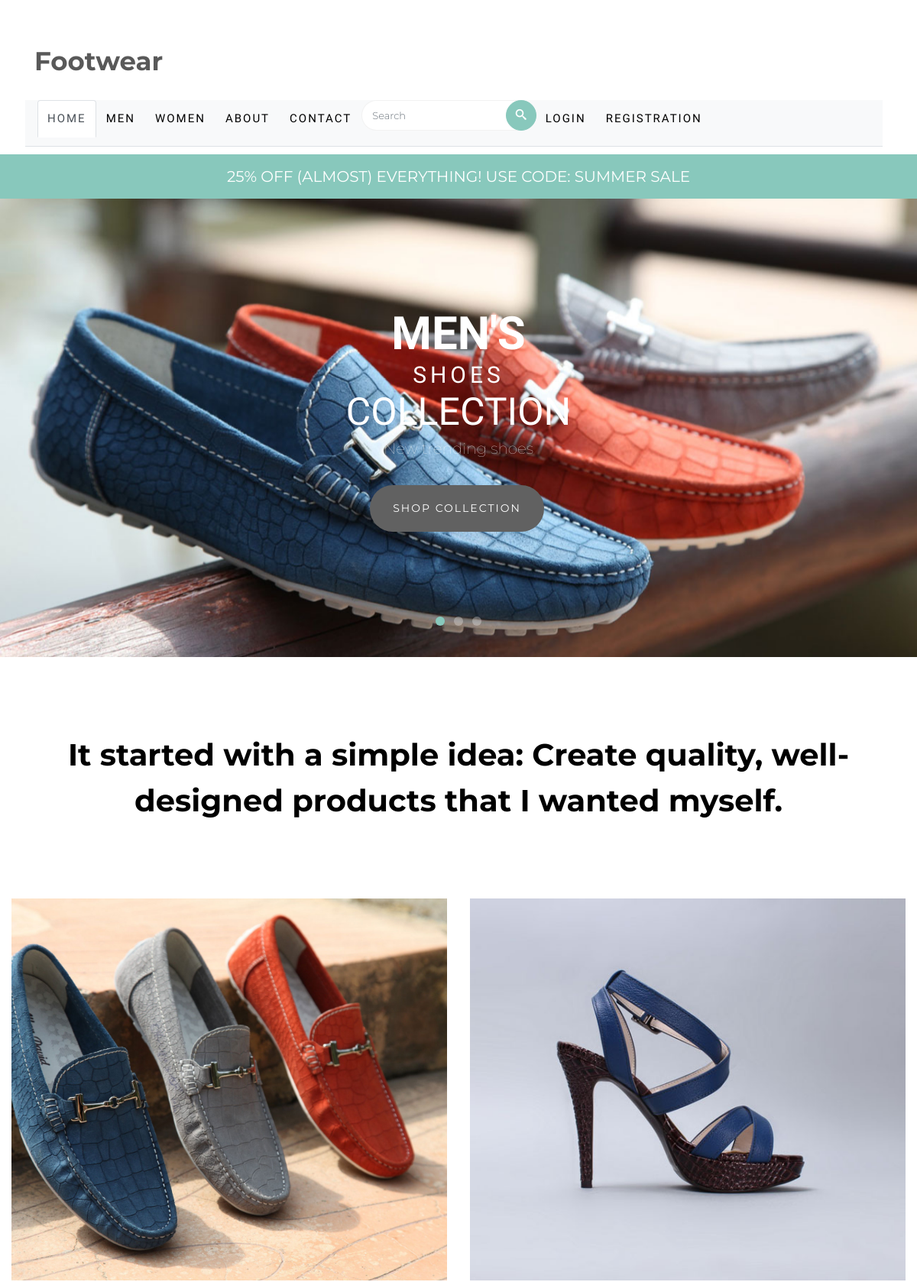
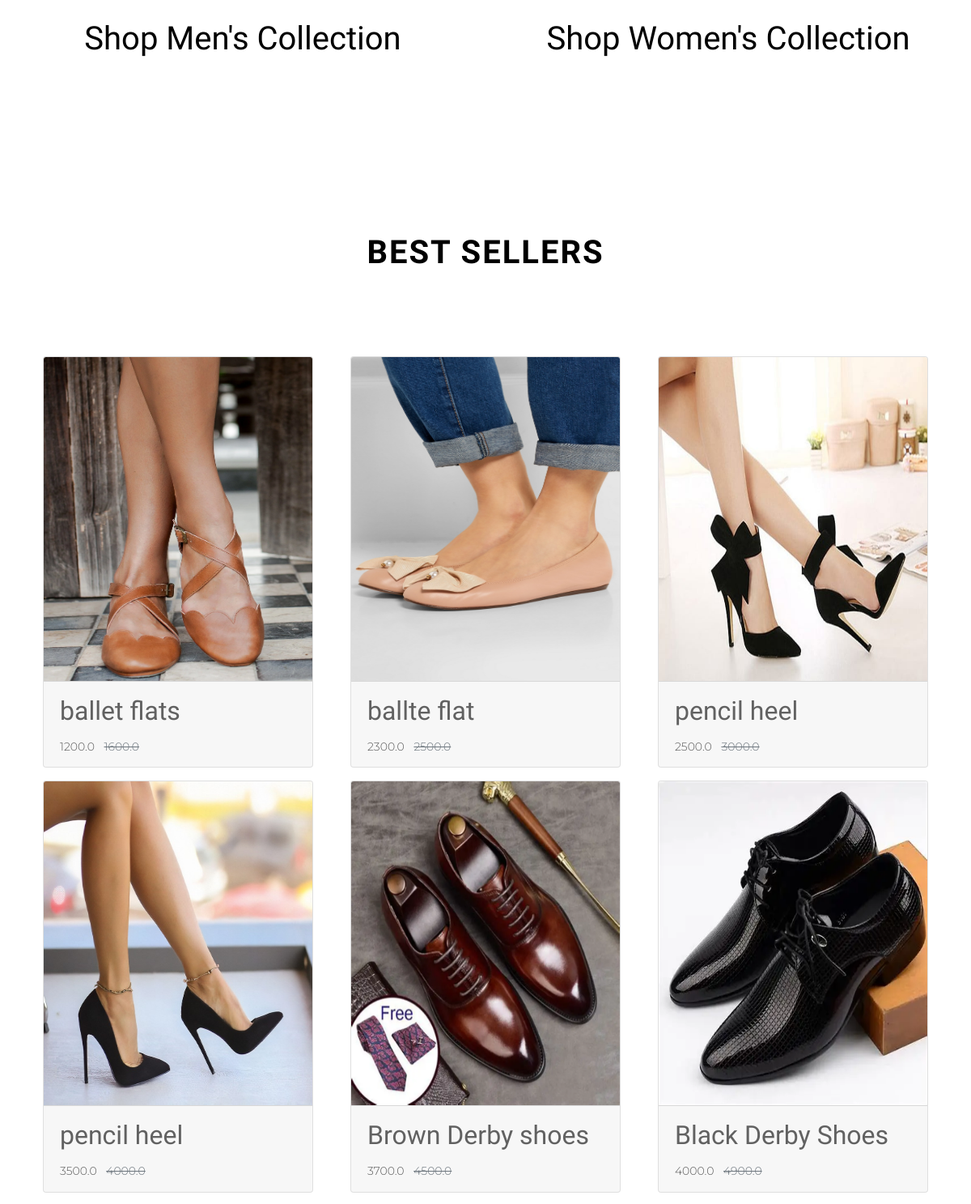
The page / (upper part) on the database its author committed (2 pictures, top to bottom).
### shop/models.py (models this page shows, shortened)
class Products(models.Model):
    title= models.CharField(max_length=100)
    initial_price= models.FloatField()
    discounted_price= models.FloatField()
    discription=models.CharField(max_length=200 )
    brand= models.CharField(choices=BRAND_CHOICES, max_length=10)
    category= models.CharField(choices=CATEGORY_CHOICES,max_length=5)
    product_image= models.ImageField(upload_to='product_image')
    Colors =models.CharField(choices=COLORS_CHOICES, max_length=10)
    Technologies=models.CharField(choices=TECHNOLOGIES_CHOICES, max_length=10)
    Material=models.CharField(choices=MATERICAL_CHOICES, max_length=10)
    Style=models.CharField(choices=STYLE_CHOICES, max_length=10)
    Size=models.FloatField()
    Width=models.CharField(choices=WIDTH_CHOICES, max_length=1)

### shop/views.py (the view)
# urls.py: 2. Add a URL to urlpatterns:  path('', views.home, name='home')
def home(request):
    products= Products.objects.all() # get all products
    total_item=0
    if request.user.is_authenticated:
       total_item = len(Cart.objects.filter(user=request.user))
    return render(request, 'shop/index.html', {'products':products, 'total_item':total_item })

### shop/templates/shop/index.html (shortened to what this page needs)
{% extends 'common_code/base.html' %}
{% load static %}
{% block main-content %}
<div id="page">
	<aside id="colorlib-hero">
		<div class="flexslider">
			<ul class="slides">
			<li style="background-image: url('{% static 'images/img_bg_1.jpg' %}')">
				<div class="overlay"></div>
				<div class="container-fluid">
					<div class="row">
						<div class="col-sm-6 offset-sm-3 text-center slider-text">
							<div class="slider-text-inner">
								<div class="desc">
									<h1 class="head-1">Men's</h1>
									<h2 class="head-2">Shoes</h2>
									<h2 class="head-3">Collection</h2>
									<p class="category"><span>New trending shoes</span></p>
									<p><a href="#" class="btn btn-primary">Shop Collection</a></p>
								</div>
							</div>
						</div>
					</div>
				</div>
			</li>
			</ul>
		</div>
	</aside>
	<div class="colorlib-intro">
		<div class="container">
			<div class="row">
				<div class="col-sm-12 text-center">
					<h2 class="intro">It started with a simple idea: Create quality, well-designed products that I wanted myself.</h2>
				</div>
			</div>
		</div>
	</div>
	<div class="colorlib-product">
		<div class="container-fluid">
			<div class="row">
				<div class="col-sm-6 text-center">
					<div class="featured">
						<a href="{% url 'menproduct' %}" class="featured-img" style="background-image: url('{% static 'images/men.jpg' %}')"></a>
						<div class="desc">
							<h2><a href="{% url 'menproduct' %}">Shop Men's Collection</a></h2>
						</div>
					</div>
				</div>
				<div class="col-sm-6 text-center">
					<div class="featured">
						<a href="{% url 'womenproduct' 'women' %}" class="featured-img" style="background-image: url('{% static 'images/women.jpg' %}')"></a>
						<div class="desc">
							<h2><a href="{% url 'womenproduct' 'women' %}">Shop Women's Collection</a></h2>
						</div>
					</div>
				</div>
			</div>
		</div>
	</div>
	<div class="colorlib-product">
		<div class="container">
			<div class="row">
				<div class="col-sm-8 offset-sm-2 text-center colorlib-heading">
					<h2>Best Sellers</h2>
				</div>
			</div>
		<div class="row row-pb-md">
			{% for p in products %}
			<div class="col-sm-4">
				<div class="card m-2">
					<a href="{% url 'productdetails' p.id %}" class="prod-img">
					    <img src="{{p.product_image.url}}" alt="" class="card-img-top" height="400px" width="600px">
					</a>
					<div class="card-footer" >
						<h2><a href="{% url 'productdetails' p.id %}">{{ p.title }}</a></h2>
						    <span class="price">{{ p.discounted_price }}</span>
						    {% if p.initial_price != p.discounted_price %}
							    <span class="text-muted ml-2"><del>{{ p.initial_price }}</del></span>
							{% endif %}
					</div>
				</div>
			</div>
			{% endfor %}
		</div>
		</div>
	</div>
</div>
{% endblock main-content %}

### shop/static/css/flexslider.css (style rules this page uses)
.slides, .slides > li, .flex-control-nav, .flex-direction-nav { margin: 0; padding: 0; list-style: none; }
.flexslider { margin: 0; padding: 0; }
.flexslider .slides > li { display: none; -webkit-backface-visibility: hidden; }
.flexslider .slides:after { display: block; clear: both; visibility: hidden; line-height: 0; height: 0; }
.flexslider { margin: 0 0 60px; background: #ffffff; border: 4px solid #ffffff; position: relative; zoom: 1; -webkit-border-radius: 4px; -moz-border-radius: 4px; border-radius: 4px; -webkit-box-shadow: '' 0 1px 4px rgba(0, 0, 0, 0.2); -moz-box-shadow: '' 0 1px 4px rgba(0, 0, 0, 0.2); -o-box-shadow: '' 0 1px 4px rgba(0, 0, 0, 0.2); box-shadow: '' 0 1px 4px rgba(0, 0, 0, 0.2); }
.flexslider .slides { zoom: 1; }

### rows shown on the page
Products: product_image (picture), title "ballet flats", discounted_price "1200.0", initial_price "1600.0"
Products: product_image (picture), title "ballte flat", discounted_price "2300.0", initial_price "2500.0"
Products: product_image (picture), title "pencil heel", discounted_price "2500.0", initial_price "3000.0"
Products: product_image (picture), title "pencil heel", discounted_price "3500.0", initial_price "4000.0"
Products: product_image (picture), title "Brown Derby shoes", discounted_price "3700.0", initial_price "4500.0"
Products: product_image (picture), title "Black Derby Shoes", discounted_price "4000.0", initial_price "4900.0"
